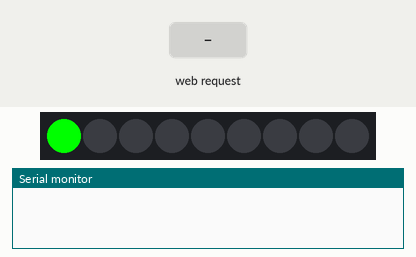
This sketch was run on a simulated ESP8266 (NodeMCU). Shown: 9 RGB LEDs in strip order, left to right, the last lines printed to the serial monitor. The test bench sets the inputs (shaded band). Dim RGB values are drawn brighter than linear; WiFi joins after 1.5 s; servers stay silent unless stated.

Above: at 2.7 s.
2.8 s: HTTP request GET /cor?cor=1 received
At 4.0 s:
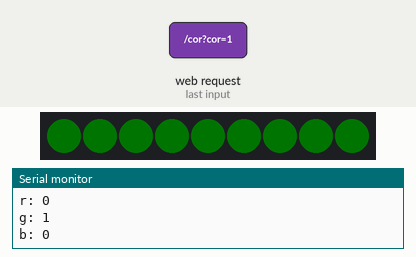
4.3 s: HTTP request GET /cor?cor=0 received
At 5.1 s:
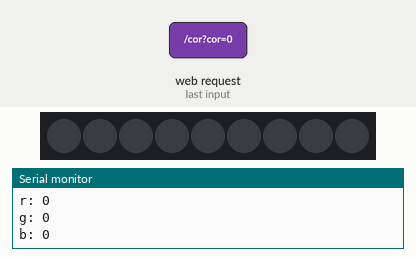
Timing chart, 0 to 7.3 s (numbered marks = the images above; inputs shaded):
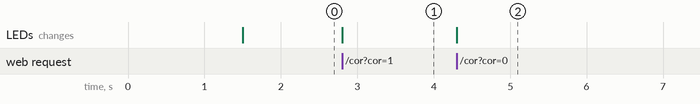

Measured:
- after the input at 2.8 s, the LEDs: change at once (image 1)
- after the input at 4.3 s, the LEDs: change at once (image 2)

The sketch:

Lumee.ino
```cpp
#include <Arduino.h>
#include <WiFiManager.h>
#include <ESP8266mDNS.h>
#include <Adafruit_NeoPixel.h>
#include "./infrastructure.h"
#include"./html.h"
#include"./js.h"
#include"./style.h"

// LED config

#define PIN 2
#define NUMPIXELS 9
Adafruit_NeoPixel pixels(NUMPIXELS, PIN, NEO_GRB + NEO_KHZ800);

ESP8266WebServer server(80);
String corRGB ="";

void hendleIndex() {                           // send HTML to the page
    Serial.println("GET /");
    server.send(200, "text/html", postForms);  // check HTML.h file
}
void handleStyle() {                           // send HTML to the page
    Serial.println("GET /style.css");
    server.send(200, "text/css", style);  // check HTML.h file
}
void handlejs() {                           // send HTML to the page
    Serial.println("GET /js");
    server.send(200, "application/javascript", js);  // check HTML.h file
}
void handleGetParam() {
 if (server.hasArg("cor")) {
    String corRGB = server.arg("cor");
    String r = corRGB.substring(4,corRGB.indexOf(','));
    corRGB = corRGB.substring(corRGB.indexOf(',')+1);
    String g = corRGB.substring(0,corRGB.indexOf(','));
    corRGB = corRGB.substring(corRGB.indexOf(',')+1);
    String b = corRGB.substring(0,corRGB.length()-1);
    pixels.fill(pixels.Color(r.toInt(),g.toInt(),b.toInt()));
    pixels.show();
    Serial.print("r: ");
    Serial.println(r.toInt());
    Serial.print("g: ");
    Serial.println(g.toInt());
    Serial.print("b: ");
    Serial.println(b.toInt());
 }

}

void setup() {
    WiFi.mode(WIFI_STA);
    Serial.begin(115200);
    wmConfig(); // infrastructure.h

    //init server
    server.on("/", hendleIndex);
    server.on("/style.css", handleStyle);
    server.on("/js", handlejs);
    server.on("/cor", handleGetParam);
    server.begin();

    //init leds
    pixels.begin();
    pixels.clear();
    pixels.setPixelColor(0,pixels.Color(0,255,0));
    //pixels.fill(0,pixels.Color(0,255,0));
    pixels.show();
    delay(30);


}

void loop() {
    MDNS.update();
    server.handleClient();
}
```

HTML.h
```cpp
const char postForms[] PROGMEM = R"===(
<html>
  <head>
    <script src="https://cdn.jsdelivr.net/npm/@jaames/iro@5"></script>
    <link rel="stylesheet" href="style.css">
    <meta name="viewport" content="initial-scale=1">
    <title>LUMEE</title>
  </head>
  <body>
    <div id="values"></div>
    <div id="hexInput"></div>
    <div class="quadrado">
      <h1 class="titulo">Lumee</h1>
      <div class="wrap">
        <div class="colorPicker"></div>
      </div>
      <P class="frase"> tech is beauty</P>
    </div>
    <script type="text/javascript" src="/js"></script>
  </body>
</html>

)===";
```

JS.h
```cpp
 char js[] PROGMEM = R"===(
// Create a new color picker instance
// https://iro.js.org/guide.html#getting-started

const fazRequisicao = function(url){
    console.log(url);
    let request = new XMLHttpRequest();
    request.open("GET", url, true);
  request.send();
}

var colorPicker = new iro.ColorPicker(".colorPicker", {
  // color picker options
  // Option guide: https://iro.js.org/guide.html#color-picker-options
  width: 280,
  color: "rgb(255, 0, 0)",
  borderWidth: 1,
  borderColor: "#fff",
});

var values = document.getElementById("values");
var hexInput = document.getElementById("hexInput");

// https://iro.js.org/guide.html#color-picker-events
colorPicker.on(["color:init", "color:change"], function(color){
  // Show the current color in different formats
  // Using the selected color: https://iro.js.org/guide.html#selected-color-api
  fazRequisicao(`/cor?cor=${color.rgbString}`);
});

)===";
```

STYLE.h
```cpp
char style[] PROGMEM = R"===(
@import url('https://fonts.googleapis.com/css2?family=Sacramento&display=swap');
body {
  color: #000;
  background:  #e0e0e0;
  line-height: 150%;
  display: flex;
  justify-content: center;
  align-items: center;
  height: 100vh;
  padding: 24px;
  font-family: Sacramento;
}
.titulo{
  font-size: 72px;
  color: #5d5d5d;
  line-height: 20px;
  text-shadow: 2px 2px 5px #34343434;
}
.quadrado{
  width: 100%;
  max-width: 500px;
  box-shadow:  40px 40px 75px #acacac,
             -40px -40px 75px #ffffff;
  margin: 0 auto;
  display: flex;
  justify-content: center;
  align-items: center;
  flex-direction: column;
  padding: 24px;
  gap: 6px;
  border-radius: 32px;

}
p{
  font-size: 24px;
}
.colorPicker{
  display: block;
  width: 100%;
}
)===";
```

infrastructure.h
```cpp
#include <WiFiManager.h>


void wmConfig() {
    // WiFiManager, Local intialization. Once its business is done, there is no
    // need to keep it around
    WiFiManager wm;
     //wm.resetSettings(); // reset the wifi config

    bool res;
    res = wm.autoConnect("Lumee");  // password protected ap

    if (!MDNS.begin("Lumee")) {  // Start the mDNS responder for esp8266.local
        Serial.println("Error setting up MDNS responder!");
    }
    MDNS.addService("http", "tcp", 80);
    WiFi.hostname("Lumee");

}
```
